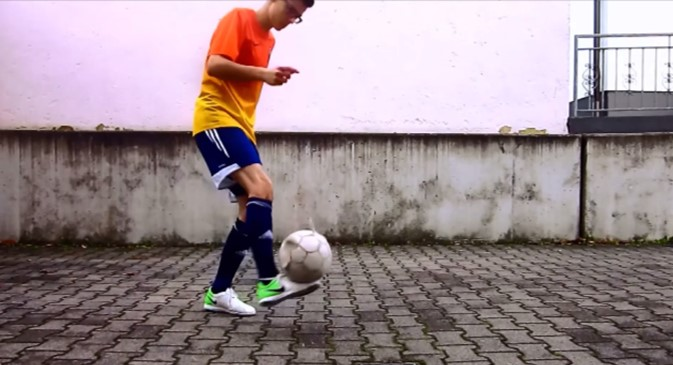
//> input picture OpenCV/Tracking/Picture1.jpg, 673 x 365 px
$ ./edgeFinderPic Picture1.jpg   (built with g++ and OpenCV 4)
//> lines starting //> are read from the running program, lines starting //| are printed output that depends on the picture
//> further down, img is the input picture: 365 rows x 673 cols, CV_8UC3; mean B, G, R 142.9, 139.1, 154.8
### Code/EdgeDetection/Link.h
#ifndef INCLUDED_LINK
#define INCLUDED_LINK

#include "iostream" // For the ostream operator

#define DATA_NOT_FOUND -1 // Index for data not being found in Link

// ===================================================
//      This is a linked list class optimized for
//       inserting and removing elements quickly
// ===================================================

// ==========================
//      Member Functions

// (constructor)
//   with no data and no elements, size of 0

// (destructor)
//   deep delete of all attached nodes

// int size()		- returns the current number of elements

// void spin()		- "spins" the list so current head goes to end
//                        and new
//			  head is the next element in the list

// int find(T&)         - Finds given "data" in the linked list with
//                        the equivilance operator, returns it's index
//                        or DATA_NOT_FOUND if it does not exist

// bool has(T&)         - Returns true an element exists in this list

// void clear()		- deletes and frees all memory and resets size

// void remove(int)	- removes this index from the list (uses modulus
//			  to wrap indices out of bounds back in range)

// void add(T&) 	- Adds given data into the list (constant time)

// Link<T>& operator+=(Link<T>&) - Cycles all elements of the given
//                                 Link and adds them to this list

// T& operator[](int)   - Returns data at that index (O(n/2)) uses
//                        modulus to wrap indices into bounds

// operator<<           - Returns the linked list illustrated in asci

// print                - Uses operator<< on standard out

//      End Functions
// =======================


template <class T>
class Node{
public:
  T Data;  // Data holder
  Node<T> * Next; // Next node
  Node<T> * Prev; // Previous node

  // Default constructor
  Node(){ Next = Prev = Data = NULL; };

  // Constructor given data
  Node(const T & data){Data = data; Next = Prev = NULL; };

  // Destructor (linked to next)
  ~Node(){
    if (Next != NULL)
      delete(Next);
  };
};


template <class T>
class Link{
protected:
  Node<T> * Head;  // Head of linked list
  Node<T> * Tail;  // Tail of linked list
  int Size;	   // Number of elements in this list

  // Pre:  0 <= i < Size
  // Post: The node at that position is returned (optimized for either
  // first or last element retrieval)
  // Big O class: O(n/2)
  // [10 lines left out: function getNode, not called in this run]

public:
  // Default constructor
  Link(){ Head = Tail = NULL; Size = 0; };

  // Destructor: Deletes nodes from head using clear method
  ~Link(){ clear(); };

  // Returns the current size of this list
  int size() const{ return(Size); };

  // Pre:  If head != NULL then there are new allocated nodes in this
  // Post: All nodes are freed from memory, Member data is reset
  // [46 lines left out: functions clear, spin, remove, add, not called in this run]

  // Pre:  other is well defined
  // Post: all nodes are shallow copied
  Link<T> & operator+=(const Link<T> &other){
    for (int n=0; n<other.size(); n++){
      add(other[0]);
      other.spin();
    }
  }

  // Pre:  data is well defined and has an operator==
  // Post: the last occuring index of data if it exists in this Link
  // [9 lines left out: function find, not called in this run]

  // Pre:  data is well defined and has an operator==
  // Post: true if data exists in this link
  bool has(const T &data){
    return(find(data) != DATA_NOT_FOUND);
  }

  // Pre:  0 <= index < Size
  // Post: The node at that position is returned
  T & operator[](int index){
    while (index < 0) index += Size; index = index % Size;
    return(getNode(index)->Data); // Return the data in that node
  };

  // Pre:  Called
  // Post: This data is sent to an ostream
  void print() const { std::cerr << (*this) << std::endl; };

  // Pre:  out is defined, link is well-defined
  // Post: All elements of link are sent to the ostream
  friend std::ostream & operator<<(std::ostream & out,
				   const Link<T> & link){
    out << "(";
    Node<T> * curr = link.Head;
    for (int n=0; n<link.Size; n++){
      if (curr == link.Head)
	out << "H";
      if (curr == link.Tail)
	out << "T";
      out << curr->Data;
      curr = curr->Next;
      if (curr != NULL)
	out << ")-(";
    }
    out << ")";
    return(out);
  };

};

#endif

### OpenCV/Tracking/Derriv.cc

typedef cv::Vec3b px; // "px" for pixel
// (blue, green, red)  is OpenCV default

// Returns the sum of a BGR pixel's channels
int sum(const px &pixel){
  return(pixel.val[0]+pixel.val[1]+pixel.val[2]);
}

// Pre:  pix1 and pix2 are defined with a ">" operator
// Post: The absolute value of the difference between them found using
//        a comparison check
px absDifference(const px &pix1, const px &pix2){
  px result(pix1 - pix2);
  if (sum(pix2) > sum(pix1))
     result = pix2 - pix1;
  return result;
}

// Pre:  img defined
//       row-neighboorhood >= 0, row+neighboorhood < img.rows
//       col-neighboorhood >= 0, col+neighboorhood < img.cols
// Post: The derrivative at the given point (the positive difference
//       in pixel values "neighboorhood" distance from (row,col))
px pixelDerriv(const cv::Mat &img, const int &row,
	       const int &col, const int &neighboorhood){
  px leftX( img.at<px>(row,col-neighboorhood));
  px rightX(img.at<px>(row,col+neighboorhood));
  px xDiff( absDifference(leftX, rightX));

  px topY(   img.at<px>(row-neighboorhood,col));
  px bottomY(img.at<px>(row+neighboorhood,col));
  px yDiff(  absDifference(topY, bottomY));

  px diff(xDiff+yDiff);
  return ( diff);//  / neighboorhood );
}
// TODO:  This function is not optimized, there are many improvements
//        that can be made but I am leaving it as accurate as possible
//        until algorithm development is done

  // diff.val[0] /= neighboorhood;
  // diff.val[1] /= neighboorhood;
  // diff.val[2] /= neighboorhood;

// Pre:  img is defined, rows > 0, cols > 0, neighboorhood defined
// Post: Each pixel's value in the derrivative is the difference of
//       the pixels "neighboorhood" distance on either side of that
//       pixel both vertically and horizontally
void derriv( const cv::Mat &inImg, cv::Mat &outImg,
	     const int &neighboorhood=1){
  for (int row(neighboorhood);
       row < (inImg.rows - neighboorhood); row ++){
    for (int col(neighboorhood);
	 col < (inImg.cols - neighboorhood); col ++){
      outImg.at<px>( row, col ) =
	pixelDerriv(inImg,row,col,neighboorhood);
    }
  }
}

### OpenCV/boundingRegion/Sparse.cc
#include <opencv2/opencv.hpp> // Defines the namespace "cv" and all
                              //  the cv functions and types used

// Pre:  fullImg defined, pixelSpacing < (fullImg width or height)
// Post: Extracts out a sparse data-set from the image provided,
//       dropping 'pixelSpacing' pixels for every 1 pixel grabbed.
cv::Mat sparse(cv::Mat & fullImg, int &pixelSpacing);

// Pre:  fullImg defined
//       xCenter + width /2 < fullImg.width
//       yCenter + height/2 < fullImg.height
//       0 <= width  <= fullImg.width /2
//       0 <= height <= fullImg.height/2
//       0 <= pixelSpacing < min(width-1, height-1)
// Post: Extracts out a sparse data-set from the image provided
cv::Mat sparse(cv::Mat &fullImg, int &xCenter, int &yCenter,
		 int &width, int &height, int &pixelSpacing);

// Pre:  fullImg defined, pixelSpacing < (fullImg width or height)
// Post: Extracts out a sparse data-set from the image provided,
//       dropping 'pixelSpacing' pixels for every 1 pixel grabbed.
cv::Mat sparse(cv::Mat & fullImg, int &pixelSpacing){
  int  xCenter(fullImg.cols / 2); // Default to center
//> xCenter = 336
  int  yCenter(fullImg.rows / 2);
//> yCenter = 182
  return sparse(fullImg, xCenter, yCenter, fullImg.cols, fullImg.rows, pixelSpacing);
}

// Pre:  fullImg defined
//       xCenter + width /2 < fullImg.width
//       yCenter + height/2 < fullImg.height
//       0 <= width  <= fullImg.width /2
//       0 <= height <= fullImg.height/2
//       0 <= pixelSpacing < min(width-1, height-1)
// Post: Extracts out a sparse data-set from the image provided
cv::Mat sparse(cv::Mat &fullImg, int &xCenter, int &yCenter,
		 int &width, int &height, int &pixelSpacing){
  // Create a new cv::Mat of the appropriate size
  int rows(height / pixelSpacing);  int cols(width  / pixelSpacing);
  cv::Mat region(rows, cols, CV_8UC3);

  // Calculate lower bounds in original image
  int minX(xCenter - (width /2));  int minY(yCenter - (height/2));
//> after `int minX(xCenter -(width / 2))`: minX = 0
//> after `int minY(yCenter -(height / 2))`: minY = 0

  // Copy over sparse data set
  for (int row(0); row < rows; row ++){
    for (int col(0); col < cols; col ++){
      region.at<cv::Vec3b>( row, col ) =
	fullImg.at<cv::Vec3b>(row*pixelSpacing+minY,
			      col*pixelSpacing+minX);
    }
  }
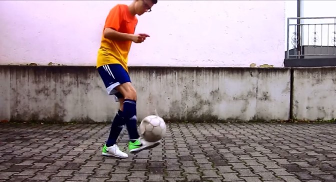
//> region: 182 rows x 336 cols, CV_8UC3; mean B, G, R 143.2, 139.3, 155.1
  return region;
}

// CV TYPES:
// CV_8UC1, CV_8UC2, CV_8UC3, for how many color channels there are

### OpenCV/Tracking/edgeFinderPic.cc
#include <iostream> // For "cerr"
#include <opencv2/opencv.hpp> // Defines the namespace "cv" and all
                              //  the cv functions and types used
#include "Sparse.cc"
#include "Derriv.cc"
#include "Link.h"

#define ORIGINAL_IMAGE "Original"
#define EDGES_WINDOW "EDGES SON"

#define MOUSE_MOVE 0
#define MOUSE_LEFT_DN 1
#define MOUSE_LEFT_UP 4
#define MOUSE_RIGHT_DN 2
#define MOUSE_RIGHT_UP 5

#define CIRCLE_RADIUS 3

#define MAX_QUEUE_SIZE 100
#define BIG 9999999

using namespace cv;
using namespace std;

Mat g_sparseImg; // Holder for the original image (sparse)
Mat g_derriv;    // Holder for the derrivative of that image
Link<cv::Point> g_boundedRegion;
cv::Scalar g_green(0,255,0);
int g_interesting(200); // Greater than half intensity average
int g_checkRange(2);    // Neighborhood check range for breadth first

// Used for an unnecessary callback, no function
void callbackDummy(int,void*){}

//Pre:  Point is defined and g_derriv is defined
//Post: true if the x,y point is on the image
// [84 lines left out: functions inBounds, interesting, addIfInteresting, stepQueue, drawBoundingRegion, completeRegion and 1 more, not called in this run]

// All edge pixels placed into vectors
int main(int argc, char *argv[]){
  if (argc != 2)
    return -1;
  int pixelSpacing(2);  // Default to 2 (25% image data)
  int prevPixelSpacing(pixelSpacing);
  Mat img(imread(argv[1])); // Open the image provided as command line arg

  g_sparseImg = sparse(img, pixelSpacing);
  g_derriv = cv::Mat(g_sparseImg.rows, g_sparseImg.cols, CV_8UC3);
  derriv(g_sparseImg, g_derriv);
//> after the loop in derriv, `for (int row(neighboorhood);`:
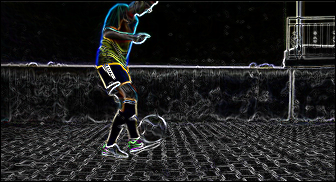
//> outImg: 182 rows x 336 cols, CV_8UC3; mean B, G, R 32.3, 32.2, 31.7

  //  namedWindow(ORIGINAL_IMAGE, CV_WINDOW_NORMAL);
  namedWindow(EDGES_WINDOW, CV_WINDOW_NORMAL);
  createTrackbar("Threshold: ",EDGES_WINDOW,
		 &g_interesting, 255*3 ,callbackDummy);
  createTrackbar("Check Range: ",EDGES_WINDOW,
		 &g_checkRange, 5 ,callbackDummy);
  createTrackbar("Pixel Jump: ",EDGES_WINDOW,
		 &pixelSpacing, 10 ,callbackDummy);
  setMouseCallback(EDGES_WINDOW, mouseClick);
  for (;waitKey(1)<0;){
//> the Esc key is pressed
    if (pixelSpacing != prevPixelSpacing){
      g_sparseImg = sparse(img, pixelSpacing);
      derriv(g_sparseImg, g_derriv);
      prevPixelSpacing = pixelSpacing;
    }

    imshow(EDGES_WINDOW, g_derriv);
  }
  return 0;
}

$ run again, on OpenCV/Tracking/med.jpg
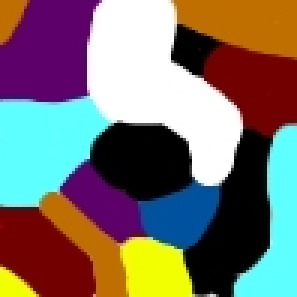
//> input picture OpenCV/Tracking/med.jpg, 99 x 99 px (shown 3 times larger)
//> img is the input picture: 99 rows x 99 cols, CV_8UC3; mean B, G, R 108.8, 115.6, 122.3
//> after the loop in sparse, `for (int row(0); row < rows; row ++)`:
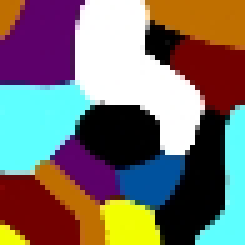
//> region: 49 rows x 49 cols, CV_8UC3 (shown 5 times larger); mean B, G, R 108.8, 114.2, 122.2
//> after the loop in derriv, `for (int row(neighboorhood);`:
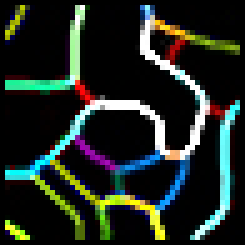
//> outImg: 49 rows x 49 cols, CV_8UC3 (shown 5 times larger); mean B, G, R 35.3, 42.4, 33.5

$ run again, on OpenCV/Tracking/test.jpg
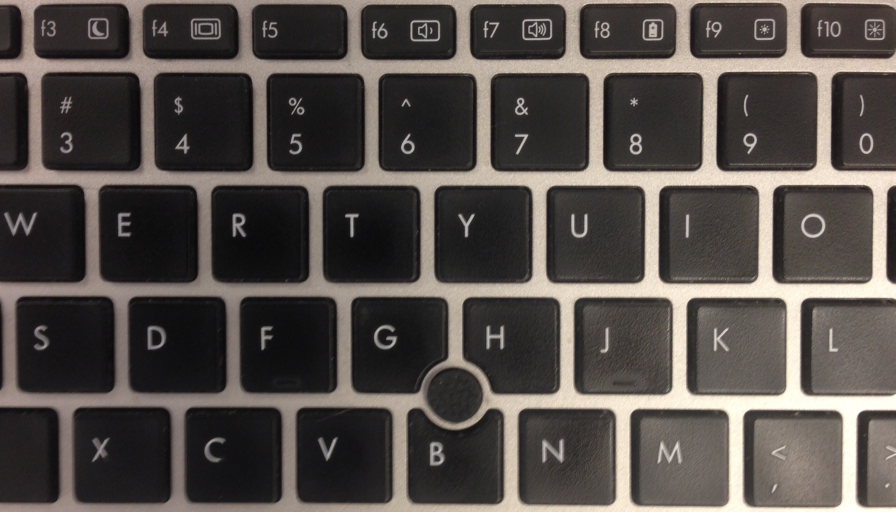
//> input picture OpenCV/Tracking/test.jpg, 2686 x 1534 px (shown at 1/3 size)
//> img is the input picture: 1534 rows x 2686 cols, CV_8UC3; mean B, G, R 73.6, 77.5, 83.5
//> after the loop in derriv, `for (int row(neighboorhood);`:
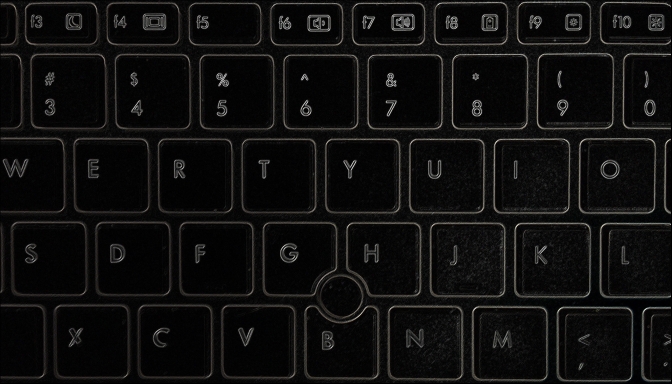
//> outImg: 767 rows x 1343 cols, CV_8UC3 (shown at 1/2 size); mean B, G, R 14.5, 15, 15.4
